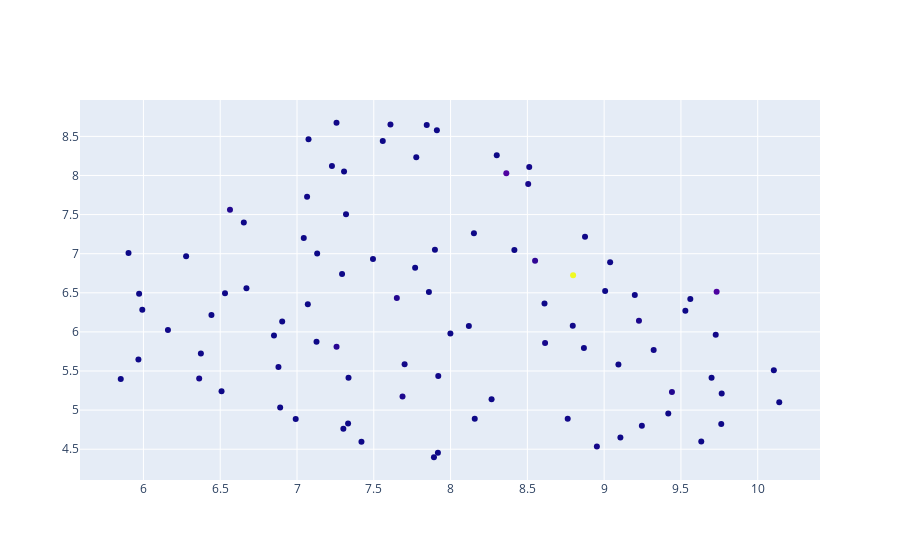

Notebook code cell kept with this figure:
### Code cell
fig = go.Figure(data=go.Scatter(x=Xr[:, 0],
                                y=Xr[:, 1],
                                mode='markers',
                                text=[f'{label}|{n_token}' for label, n_token in zip(aggr.label, aggr.n_texts)],
                                marker_color=aggr.n_tokens))


fig.show()

### Figure 1 — Plotly figure (JSON) as saved in the notebook; plotly's stock layout.template omitted (floating-point values rounded to 4 significant figures)
{"data": [{"marker": {"color": [12181830, 1589231, 1676394, 670914, 810080, 532378, 395234, 484261, 361604, 485290, 237221, 243233, 240343, 207250, 147740, 156794, 144459, 118492, 143324, 136157, 126810, 98198, 95279, 135981, 147809, 78349, 137156, 105164, 100770, 73679, 57035, 69555, 83374, 58867, 54356, 45473, 47078, 41719, 38277, 44621, 42856, 45145, 43172, 29621, 34642, 36370, 29945, 57788, 42901, 26038, 42262, 52111, 30327, 67385, 30004, 22157, 25831, 31430, 27401, 27648, 33941, 28061, 21666, 38116, 31173, 13983, 27726, 21840, 26624, 19584, 29447, 35228, 19688, 20252, 23952, 52498, 20866, 36079, 22039, 26734, 22602, 23903, 21238, 35653, 32539, 21221, 19261, 22517, 23147, 21816]}, "mode": "markers", "text": ["English|1382", "French|204", "German|190", "Japanese|100", "English, Spanish|78", "Spanish|71", "Korean|51", "English, French|51", "French, English|45", "Turkish|45", "Mandarin|33", "German, English|29", "English, Russian|24", "English, German|24", "Norwegian|23", "Dutch|21", "Danish|21", "Russian|18", "Italian|18", "Swedish|18", "English, Japanese|18", "Icelandic|15", "Cantonese|13", "English, Ukrainian|13", "English, Italian|13", "Thai|12", "English, Arabic|11", "Hindi|11", "English, Mandarin|11", "Portuguese|10", "Japanese, English|10", "Spanish, English|10", "English, Portuguese|9", "French, German|8", "Mandarin, English|8", "German, Turkish|7", "Mandarin, Cantonese|7", "Cantonese, English|7", "Korean, English|6", "Chinese|6", "English, French, Italian|6", "French, Arabic|6", "Swedish, English|5", "Polish|5", "English, Chinese|5", "French, Italian|5", "Norwegian, English|5", "English, French, German|5", "English, Greek|5", "Greek|5", "English, Latin|5", "English, Korean|5", "Swiss German|5", "English, Hebrew|5", "English, Thai|4", "Thai, English|4", "Arabic, French|4", "Russian, English|4", "Cantonese, Mandarin|4", "Dutch, English|4", "Arabic|4", "French, Spanish|4", "English, Arabic, Hebrew|4", "English, Italian, Spanish|4", "Romanian|4", "Vietnamese|3", "French, English, Italian|3", "French, German, English|3", "English, Cantonese|3", "Norwegian, Swedish|3", "English, Serbo-Croatian|3", "German, French|3", "Hebrew|3", "German, Russian, English|3", "English, Russian, French|3", "Turkish, English|3", "Korean, Mandarin|3", "English, Mandarin, Cantonese|3", "Finnish|3", "German, Italian|3", "Norwegian, German|3", "Filipino, Tagalog|3", "Mandarin, Cantonese, English|3", "Hindi, English|3", "English, Klingon|3", "Japanese, Mandarin|3", "Polish, English|3", "French, Arabic, English|3", "English, Spanish, Russian|3", "Cantonese, Mandarin, English|3"], "type": "scatter", "x": [8.798, 9.732, 8.363, 7.257, 8.55, 7.65, 7.687, 9.441, 9.227, 6.564, 6.363, 8.505, 8.615, 8.953, 7.257, 8.512, 7.701, 6.879, 7.066, 7.609, 7.92, 7.228, 6.531, 9.322, 9.727, 6.16, 8.763, 9.246, 8.796, 7.319, 7.335, 8.119, 8.876, 9.765, 6.374, 7.845, 5.967, 6.89, 8.267, 5.972, 9.006, 7.495, 8.612, 7.302, 7.999, 10.1, 8.152, 7.892, 9.2, 6.992, 9.093, 8.868, 7.306, 9.039, 8.415, 7.07, 7.769, 6.904, 6.509, 9.561, 5.993, 9.529, 7.293, 7.898, 7.044, 5.903, 9.418, 7.918, 9.763, 7.075, 7.777, 7.42, 7.333, 8.157, 9.699, 6.654, 6.443, 9.106, 7.559, 7.911, 8.301, 6.671, 6.278, 7.127, 9.632, 6.85, 7.131, 5.852, 7.859, 10.14], "y": [6.724, 6.514, 8.028, 5.811, 6.909, 6.435, 5.173, 5.231, 6.141, 7.56, 5.404, 7.891, 5.859, 4.536, 8.674, 8.11, 5.586, 5.551, 7.729, 8.652, 5.436, 8.122, 6.494, 5.767, 5.963, 6.026, 4.889, 4.801, 6.078, 7.503, 5.413, 6.074, 7.218, 5.211, 5.723, 8.644, 5.647, 5.035, 5.138, 6.487, 6.524, 6.933, 6.364, 4.76, 5.98, 5.51, 7.261, 4.397, 6.471, 4.887, 5.584, 5.793, 8.051, 6.891, 7.047, 6.354, 6.821, 6.132, 5.241, 6.419, 6.284, 6.269, 6.74, 7.05, 7.199, 7.009, 4.956, 4.456, 4.821, 8.463, 8.233, 4.597, 4.83, 4.89, 5.414, 7.397, 6.217, 4.648, 8.441, 8.578, 8.259, 6.56, 6.968, 5.873, 4.597, 5.953, 7.001, 5.397, 6.509, 5.101]}], "layout": {}}
